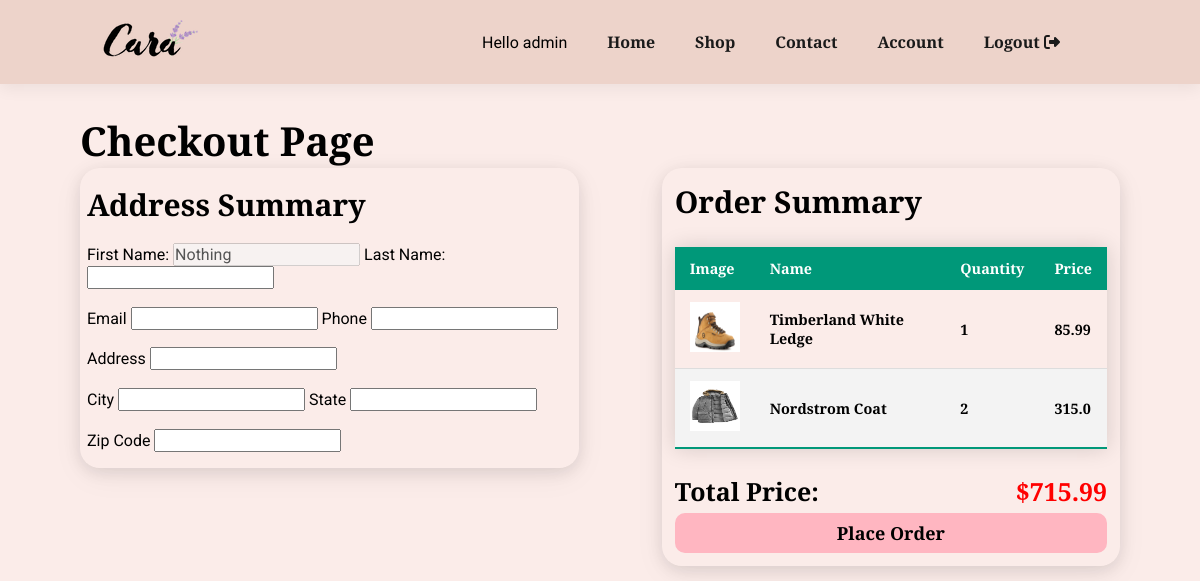
The page /checkout (signed in) on the database as committed earlier.
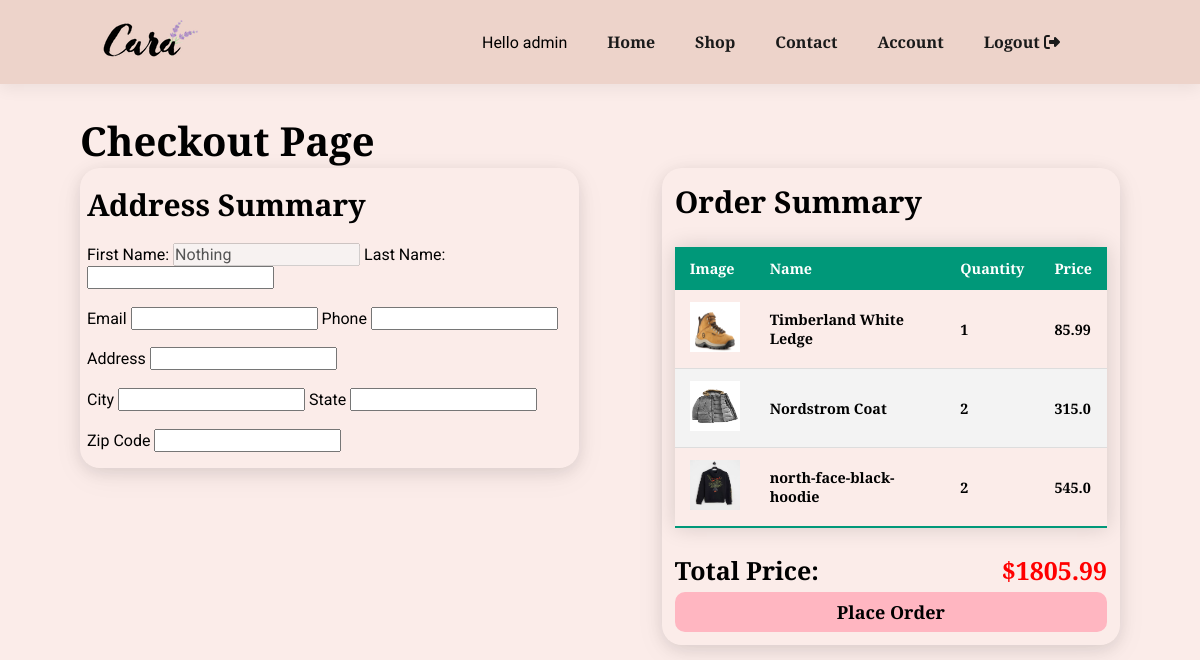
The same page on the database as committed later.
### store/models.py (models this page shows, shortened)
class Cart(models.Model):
    user = models.ForeignKey(User, on_delete=models.CASCADE)
    product = models.ForeignKey(Product, on_delete=models.CASCADE)
    product_quantity = models.IntegerField(null=False, blank=False)
    created_at = models.DateField( auto_now_add=True)

class Product(models.Model):
    category = models.ForeignKey(Category,  on_delete=models.CASCADE)
    slug = models.CharField(max_length=150, null=False, blank=False)
    name = models.CharField(max_length=50, null=False, blank=False)
    author = models.ForeignKey(User, on_delete=models.CASCADE, null=False, blank=False)
    product_image = models.ImageField(upload_to=get_file_path_pro, null=True, blank=True)
    small_description = models.TextField(max_length=250, null=False, blank=False)
    quantity = models.IntegerField(null=False, blank=False)
    original_price = models.FloatField(null=False, blank=False)
    bidding_price = models.FloatField(null=False, blank=False)
    description = models.TextField(max_length=500, null=False, blank=False)
    status = models.BooleanField(default= False, help_text="0=Default, 1=Hidden")
    trending = models.BooleanField(default= False, help_text="0=Default, 1=Hidden")
    tag = models.CharField(max_length=150, null=False, blank=False)
    meta_title = models.CharField(max_length=150, null=False, blank=False)
    meta_keywords= models.CharField(max_length=150, null=False, blank=False)
    meta_description= models.CharField(max_length=500, null=False, blank=False)
    created_at = models.DateTimeField(auto_now_add=True)

### store/controller/checkout.py (the view)
# urls.py: path('checkout', checkout.checkoutitem, name="checkout"),
@login_required
def checkoutitem(request):
    rawcart = Cart.objects.filter(user = request.user)
    for item in rawcart:
        if item.product_quantity >  item.product.quantity:
            Cart.objects.delete(id = item.id)
        else:
            pass
    cartitems = Cart.objects.filter(user=request.user)
    total_price = 0
    for item in cartitems:
        total_price = total_price + item.product_quantity * item.product.original_price
    context = {
        'cartitems' : cartitems,
        'total_price': total_price,
    }
    return render(request, "store/checkout.html", context)

### store/templates/store/checkout.html (shortened to what this page needs)
{% extends "store/base.html" %}
{% load static %}
{% block content %}
    <div class="section-p1">
        <h2>Checkout Page </h2>
        <div class="wrap_ckout">
            <div class="left-ckout">
                <div>
                    <h3>Address Summary</h3>
                </div>
                <div>
                    <label for="ck_first_name">First Name: </label>
                    <input id="ck_first_name" class="ck-cell" type="text" value="Nothing" disabled> </input>
                    <label for="ck_last_name">Last Name: </label>
                    <input id="ck_last_name" type="text" class="ck-cell" disable></input>
                </div>
                <div>
                    <label for="ck_email">Email</label>
                    <input id="ck_email" type="text" class="ck-cell" disable></input>
                    <label for="ck_phone">Phone</label>
                    <input id="ck_last_name" type="text" class="ck-cell" disable></input>
                </div>
                <div>
                    <label for="ck_address">Address</label>
                    <input id="ck_address" type="text" class="ck-cell" disable></input>
                </div>
                <div>
                    <label for="ck_city">City</label>
                    <input id="ck_city" type="text" class="ck-cell" disable></input>
                    <label for="ck_state">State</label>
                    <input id="ck_state" type="text" class="ck-cell" disable></input>
                </div>
                <div>
                    <label for="ck_zip">Zip Code</label>
                    <input id="ck_zip" type="text" class="ck-cell" disable></input>
                </div>
            </div>
            <div class="right-ckout">
                <div><h3>Order Summary</h3></div>
                <div>
                    {% if cartitems %}
                    <table class="styled-table">
                        <thead>
                            <tr>
                                <th>Image </th>
                                <th>Name</th>
                                <th>Quantity</th>
                                <th>Price</th>
                            </tr>
                        </thead>
                        <tbody>
                            {% for item in cartitems %}
                                <tr>
                                    <th>
                                        <img src = "{{ item.product.product_image.url }}" height="50px" width = "50px">
                                    </th>
                                    <th>{{ item.product.name }}</th>
                                    <th>{{ item.product_quantity }}</th>
                                    <th>{{ item.product.original_price }}</th>
                                </tr>
                            {% endfor %}
                        </tbody>
                    </table>
                    <div class="ck_total_price">
                        <h4>Total Price: </h4>
                        <h4 style="float: left; color: red;"> ${{ total_price }} </h4>
                    </div>
                    <div class="ck_place_order_wrap">
                        <button class="ck_place_order"><strong>Place Order<strong></button>
                    </div>
                    {% else %}
                        <h4>Your Cart is empty:</h4>
                    {% endif %}
{% endblock content%}

Rows that differ between the two databases and show on the page:
added Cart: product.product_image (picture), product.name "north-face-black-hoodie", product_quantity "2", product.original_price "545.0"
Other text that changed with them:
{{ total_price }}: "715.99" → "1805.99"
